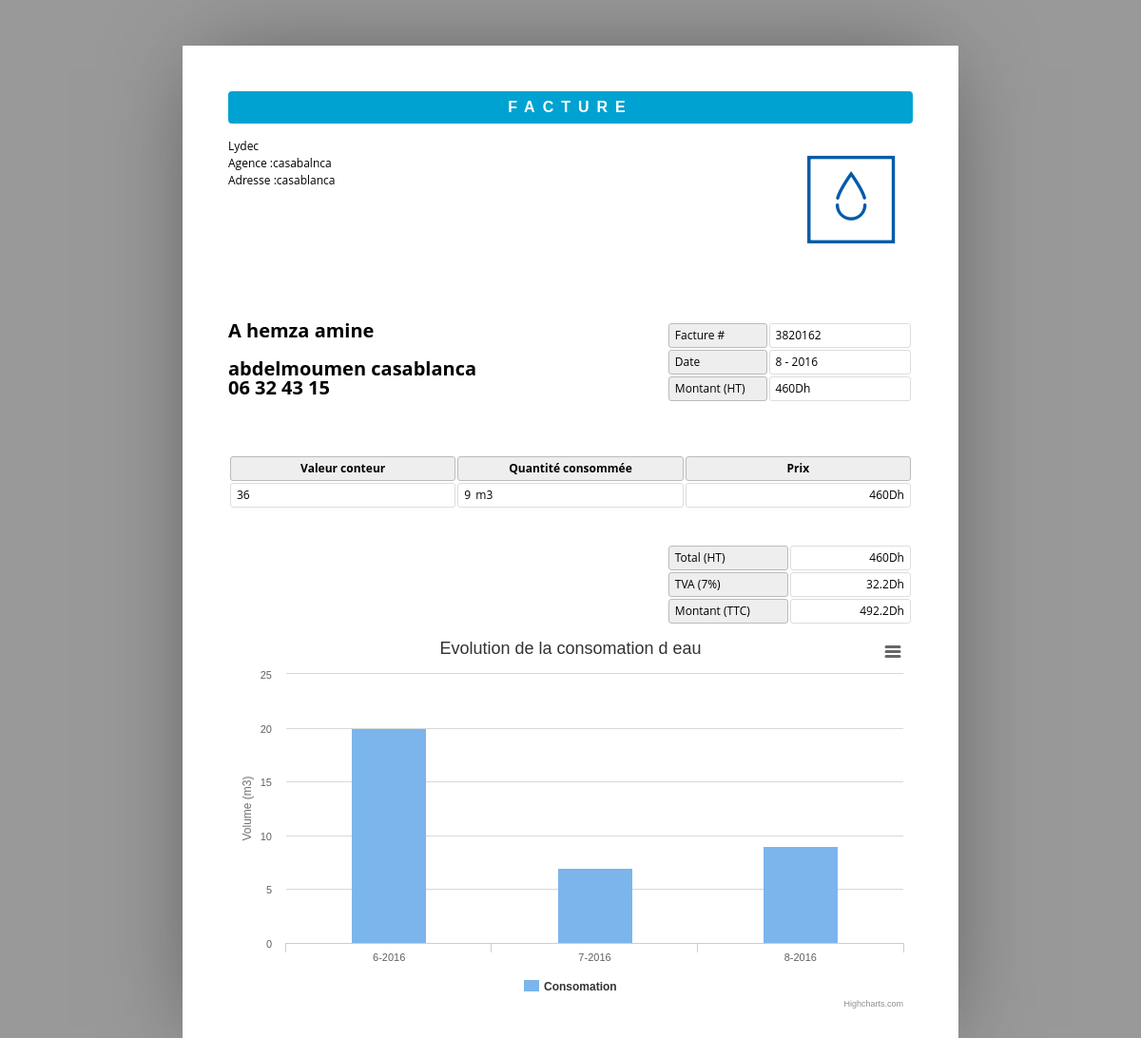
The app's page /facture-viewer.php?id=145 with its own data.
### tables this page shows
CREATE TABLE `facture` (
  `idFacture` int(255) NOT NULL,
  `n_facture` varchar(45) DEFAULT NULL,
  `mois` int(11) NOT NULL,
  `annee` int(11) NOT NULL,
  `valeur_compteur` int(255) DEFAULT NULL,
  `ecart` int(255) NOT NULL,
  `montant` int(255) DEFAULT NULL,
  `statut` varchar(45) DEFAULT NULL,
  `estimated` tinyint(1) NOT NULL,
  `abonnement` int(255) DEFAULT NULL
);

CREATE TABLE `distributeur` (
  `idDistributeur` int(255) NOT NULL,
  `nom` varchar(45) NOT NULL,
  `adresse` varchar(45) DEFAULT NULL,
  `agence` varchar(45) DEFAULT NULL,
  `n_tel` varchar(45) DEFAULT NULL,
  `freq_visite` int(11) NOT NULL
);

CREATE TABLE `client` (
  `idClient` int(255) NOT NULL,
  `nom` varchar(45) DEFAULT NULL,
  `n_tel` varchar(20) DEFAULT NULL,
  `sex` varchar(1) DEFAULT NULL,
  `account` int(255) DEFAULT NULL
);

CREATE TABLE `abonnement` (
  `idAbonnement` int(255) NOT NULL,
  `adresse` varchar(255) DEFAULT NULL,
  `file` varchar(45) DEFAULT NULL,
  `n_contrat` varchar(45) DEFAULT NULL,
  `client` int(255) DEFAULT NULL,
  `distributeur` int(255) DEFAULT NULL
);

### facture-viewer.php (the view, shortened to what this page needs)
<?php
	if(isset($_GET['id'])){
		$idFacture = $_GET['id'];
	}
	$sql_query_last_mount_compteur = "SELECT f.n_facture, f.mois, f.annee, f.valeur_compteur, f.ecart, f.montant, f.statut, f.estimated, f.abonnement, a.adresse, a.client, c.nom as nom_client, c.n_tel as n_tel_client, a.distributeur, d.nom as nom_distributeur, d.n_tel as n_tel_distributeur , d.agence as agence_distributeur, d.adresse as adresse_distributeur FROM facture as f, abonnement as a,client as c , distributeur as d WHERE d.idDistributeur = a.distributeur AND f.abonnement = a.idAbonnement AND c.idClient = a.client AND f.idFacture = ".$idFacture;
		$result_set_last_mount_compteur=mysql_query($sql_query_last_mount_compteur);
		while($row=mysql_fetch_row($result_set_last_mount_compteur))
		{
			$n_facture = $row[0];
			$mois = $row[1];
			$annee = $row[2];
			$valeur_compteur = $row[3];
			$consomation = $row[4];
			$montant = $row[5];
			$adresse = $row[9];
			$nom_client = $row[11];
			$n_tel_client = $row[12];
			$nom_distributeur = $row[14];
			$agence_distributeur = $row[16];
			$adresse_distributeur = $row[17];
		}
?>
<!doctype html>
<html>
	<head>
		<link rel="stylesheet" href="public/css/facture-style.css">
	</head>
	<body>
		<header>
			<h1>Facture</h1>
			<address contenteditable>
				<p><?php echo $nom_distributeur;?></p>
				<p><?php echo "Agence :".$agence_distributeur;?></p>
				<p><?php echo "Adresse :".$adresse_distributeur;?></p>
			</address>
			<span><img alt="" src="public/img/logo.png"><input type="file" accept="image/*"></span>
		</header>
		<article>
			<address contenteditable>
				<p>A <?php echo $nom_client; ?></p>
				<br>
				<p><?php echo $adresse;?></p>
				<p><?php echo $n_tel_client;?></p>
			</address>
			<table class="meta">
				<tr>
					<th><span contenteditable>Facture #</span></th>
					<td><span contenteditable><?php echo $n_facture;?></span></td>
				</tr>
				<tr>
					<th><span contenteditable>Date</span></th>
					<td><span contenteditable><?php echo $mois." - ".$annee;?></span></td>
				</tr>
				<tr>
					<th><span contenteditable>Montant (HT)</span></th>
					<td><span><?php echo $montant;?></span><span id="prefix" contenteditable> Dh</span></td>
				</tr>
			</table>
			<table class="inventory">
				<thead>
					<tr>
						<th><span contenteditable>Valeur conteur</span></th>
						<th><span contenteditable>Quantité consommée </span></th>
						<th><span contenteditable>Prix</span></th>
					</tr>
				</thead>
				<tbody>
					<tr>
						<td><span contenteditable><?php echo $valeur_compteur;?></span></td>
						<td><span contenteditable><?php echo $consomation;?></span><span id="prefix" contenteditable> m3</span></td>
						<td><span><?php echo $montant;?></span><span data-prefix>Dh</span></td>
					</tr>
				</tbody>
			</table>
			<table class="balance">
				<tr>
					<th><span contenteditable>Total (HT)</span></th>
					<td><span><?php echo $montant;?></span><span data-prefix>Dh</span></td>
				</tr>
				<tr>
					<th><span contenteditable>TVA (7%)</span></th>
					<td><span><?php echo $montant*0.07;?></span><span data-prefix>Dh</span></td>
				</tr>
				<tr>
					<th><span contenteditable>Montant (TTC)</span></th>
					<td><?php echo $montant*1.07;?></span><span data-prefix>Dh</span></td>
				</tr>
			</table>
							<div id="container" style="min-width: 310px; height: 400px; margin: 0 auto"></div>
		</article>
	</body>
</html>

### public/css/facture-style.css (style rules this page uses)
* { border: 0; box-sizing: content-box; color: inherit; font-family: inherit; font-size: inherit; font-style: inherit; font-weight: inherit; line-height: inherit; list-style: none; margin: 0; padding: 0; text-decoration: none; vertical-align: top; }
*[contenteditable] { border-radius: 0.25em; min-width: 1em; outline: 0; }
*[contenteditable] { cursor: pointer; }
span[contenteditable] { display: inline-block; }
h1 { font: bold 100% sans-serif; letter-spacing: 0.5em; text-align: center; text-transform: uppercase; }
table { font-size: 75%; table-layout: fixed; width: 100%; }
table { border-collapse: separate; border-spacing: 2px; }
th, td { border-width: 1px; padding: 0.5em; position: relative; text-align: left; }
th, td { border-radius: 0.25em; border-style: solid; }
th { background: #EEE; border-color: #BBB; }
td { border-color: #DDD; }
html { font: 16px/1 'Open Sans', sans-serif; overflow: auto; padding: 0.5in; }
html { background: #999; cursor: default; }
body { box-sizing: border-box; height: 11in; margin: 0 auto; overflow: hidden; padding: 0.5in; width: 8.5in; }
body { background: #FFF; border-radius: 1px; box-shadow: 0 0 1in -0.25in rgba(0, 0, 0, 0.5); }
header { margin: 0 0 3em; }
header:after { clear: both; content: ""; display: table; }
header h1 { background: #00A2D1; border-radius: 0.25em; color: #FFF; margin: 0 0 1em; padding: 0.5em 0; }
header address { float: left; font-size: 75%; font-style: normal; line-height: 1.25; margin: 0 1em 1em 0; }
header address p { margin: 0 0 0.25em; }
header span, header img { display: block; float: right; }
header span { margin: 0 0 1em 1em; max-height: 25%; max-width: 60%; position: relative; }
header img { max-height: 100%; max-width: 100%; }
article, article address, table.meta, table.inventory { margin: 0 0 3em; }
article:after { clear: both; content: ""; display: table; }
article address { float: left; font-size: 125%; font-weight: bold; }
table.meta, table.balance { float: right; width: 36%; }
table.meta:after, table.balance:after { clear: both; content: ""; display: table; }
table.meta th { width: 40%; }
table.meta td { width: 60%; }
table.inventory { clear: both; width: 100%; }
table.inventory th { font-weight: bold; text-align: center; }
table.inventory td:nth-child(1) { width: 26%; }
table.inventory td:nth-child(2) { width: 38%; }
table.inventory td:nth-child(3) { text-align: right; width: 12%; }
table.balance th, table.balance td { width: 50%; }
table.balance td { text-align: right; }

### records on screen
facture: distributeur.nom "Lydec", distributeur.agence "casabalnca", distributeur.adresse "casablanca", client.nom "hemza amine", abonnement.adresse "abdelmoumen casablanca", client.n_tel "06 32 43 15", n_facture "3820162", mois "8", annee "2016", montant "460", valeur_compteur "36", ecart "9", $montant*0.07 "32.2", $montant*1.07 "492.2"
